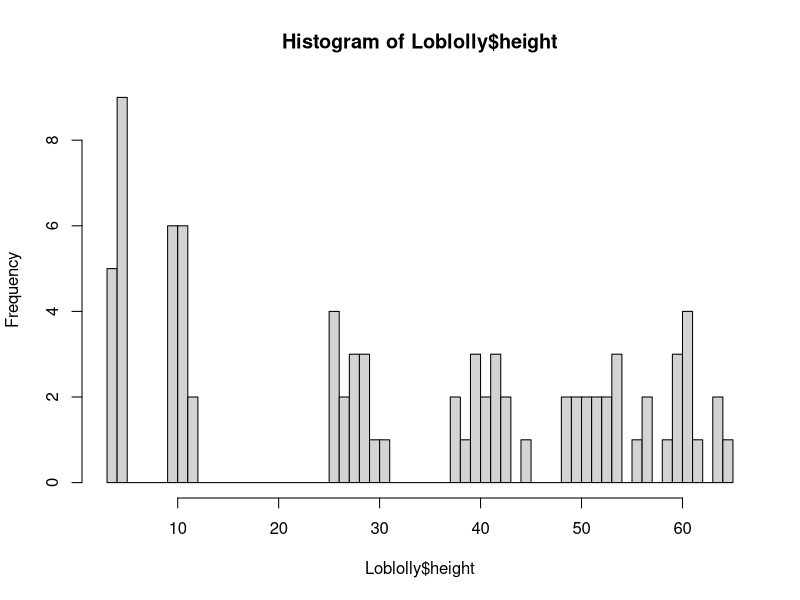
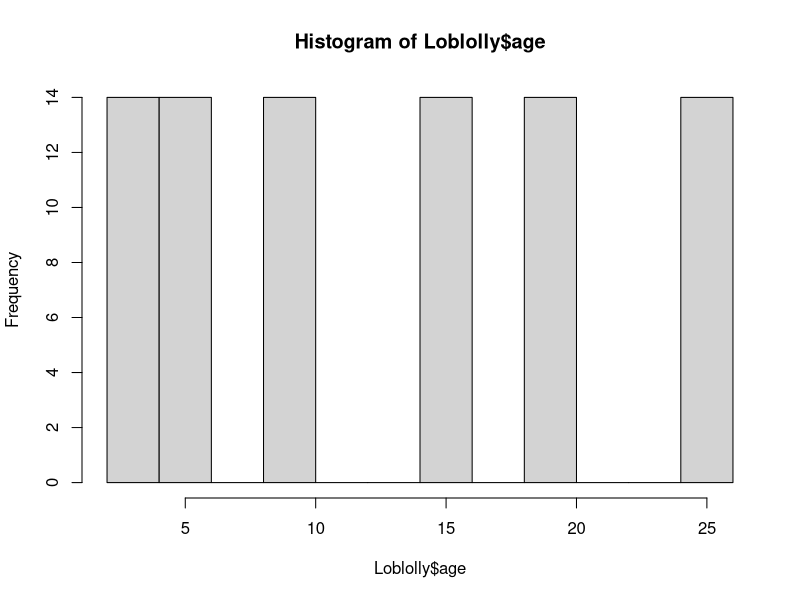
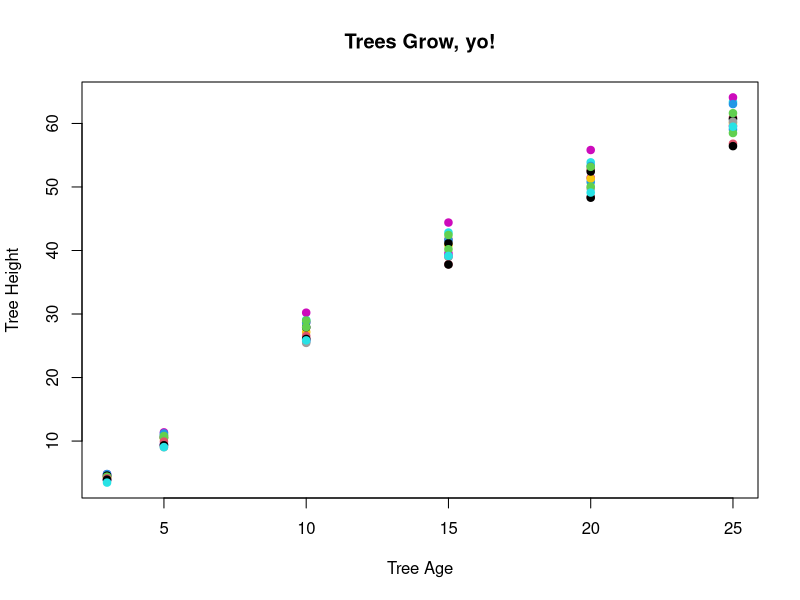
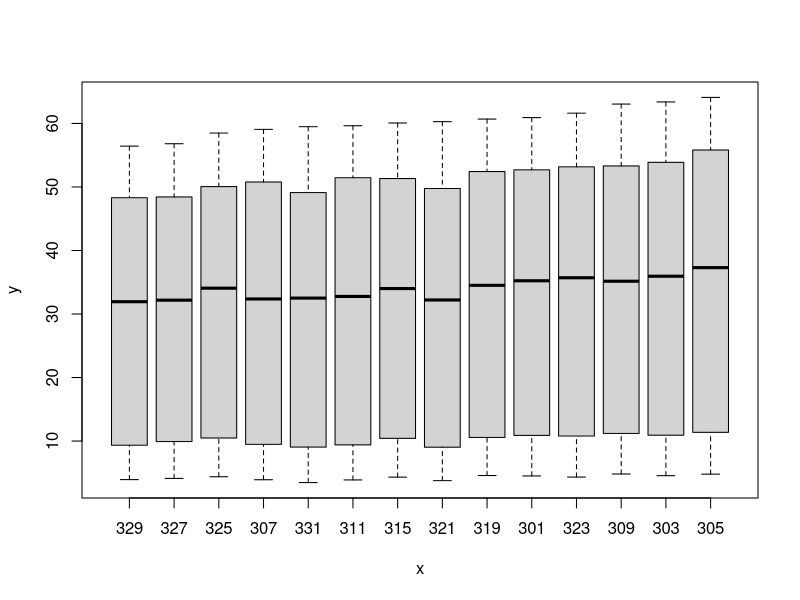
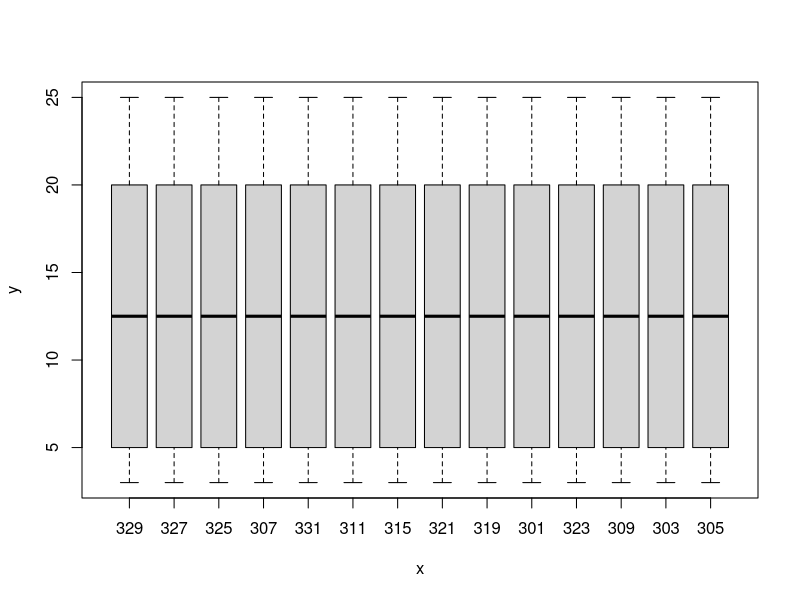

Write the R code that produced these figures, in order.
# load tidyverse
# my new file

library(tidyverse)

data("Titanic")
data("Loblolly")


rm(Titanic)
?Loblolly
class(Loblolly$Seed)
class(Loblolly$height)
Loblolly$Seed[1]
num1 <- Loblolly[1]
num1

str(Loblolly)
summary(Loblolly)



table(Loblolly$Seed)
levels(Loblolly$Seed)
as.numeric(Loblolly$Seed)
as.character(Loblolly$Seed)

nums1 <- as.character(Loblolly$Seed) %>%
  as.numeric

nums1[1] + 1

glimpse(Loblolly)

hist(Loblolly$height, breaks = 84)
hist(Loblolly$age)

plot(y=Loblolly$height, x=Loblolly$age, col=Loblolly$Seed,
     pch=19, main = "Trees Grow, yo!", xlab = "Tree Age", ylab = "Tree Height")
plot(x=Loblolly$Seed, y=Loblolly$height)

table(Loblolly$Seed,Loblolly$age)
plot (x=Loblolly$Seed,y=Loblolly$age)
